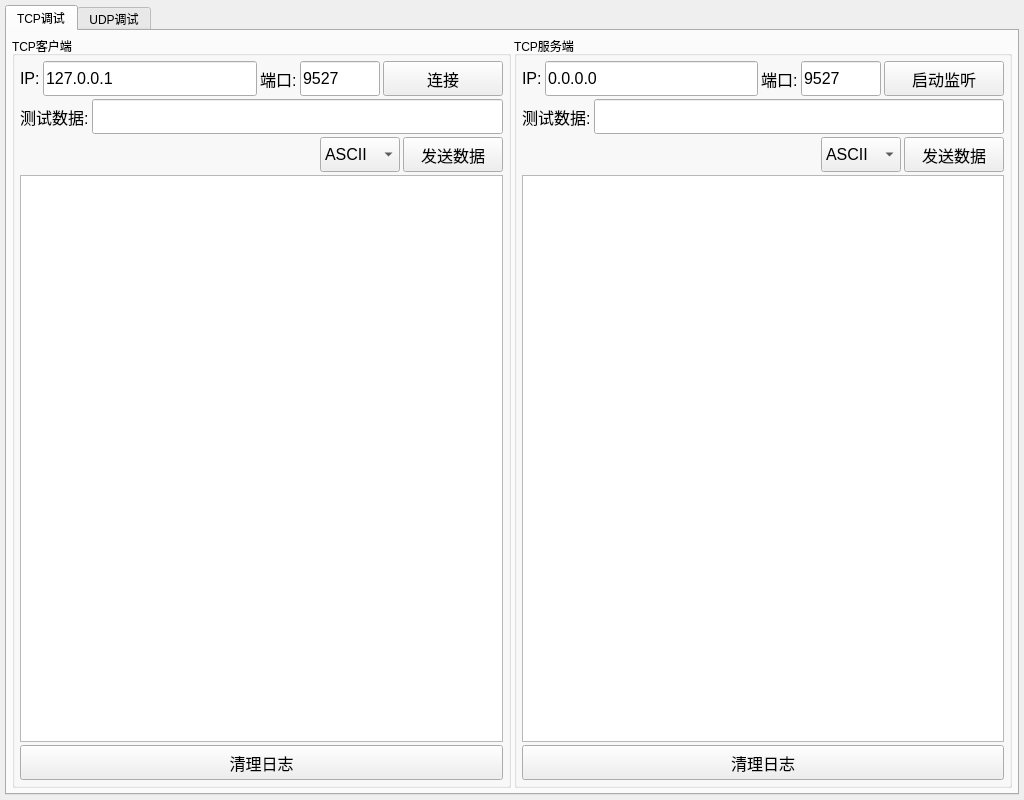
<?xml version="1.0" encoding="UTF-8"?>
<ui version="4.0">
 <class>MtMainWin</class>
 <widget class="QMainWindow" name="MtMainWin">
  <property name="geometry">
   <rect>
    <x>0</x>
    <y>0</y>
    <width>1024</width>
    <height>800</height>
   </rect>
  </property>
  <property name="windowTitle">
   <string>MtMainWin</string>
  </property>
  <widget class="QWidget" name="centralwidget">
   <layout class="QVBoxLayout" name="verticalLayout">
    <property name="spacing">
     <number>3</number>
    </property>
    <property name="leftMargin">
     <number>5</number>
    </property>
    <property name="topMargin">
     <number>5</number>
    </property>
    <property name="rightMargin">
     <number>5</number>
    </property>
    <property name="bottomMargin">
     <number>5</number>
    </property>
    <item>
     <widget class="QTabWidget" name="tabWidget">
      <property name="currentIndex">
       <number>0</number>
      </property>
      <widget class="QWidget" name="tabTcp">
       <attribute name="title">
        <string>TCP调试</string>
       </attribute>
       <layout class="QHBoxLayout" name="horizontalLayout" stretch="1,1">
        <property name="spacing">
         <number>3</number>
        </property>
        <property name="leftMargin">
         <number>5</number>
        </property>
        <property name="topMargin">
         <number>5</number>
        </property>
        <property name="rightMargin">
         <number>5</number>
        </property>
        <property name="bottomMargin">
         <number>5</number>
        </property>
        <item>
         <widget class="QGroupBox" name="gbTcpClient">
          <property name="title">
           <string>TCP客户端</string>
          </property>
          <layout class="QVBoxLayout" name="verticalLayout_3">
           <property name="spacing">
            <number>3</number>
           </property>
           <property name="leftMargin">
            <number>5</number>
           </property>
           <property name="topMargin">
            <number>5</number>
           </property>
           <property name="rightMargin">
            <number>5</number>
           </property>
           <property name="bottomMargin">
            <number>5</number>
           </property>
           <item>
            <layout class="QHBoxLayout" name="horizontalLayout_4" stretch="2,1,1">
             <item>
              <layout class="QHBoxLayout" name="horizontalLayout_2">
               <item>
                <widget class="QLabel" name="laTcpClientIp">
                 <property name="minimumSize">
                  <size>
                   <width>0</width>
                   <height>35</height>
                  </size>
                 </property>
                 <property name="font">
                  <font>
                   <pointsize>12</pointsize>
                  </font>
                 </property>
                 <property name="text">
                  <string>IP:</string>
                 </property>
                </widget>
               </item>
               <item>
                <widget class="QLineEdit" name="leTcpClientIp">
                 <property name="minimumSize">
                  <size>
                   <width>0</width>
                   <height>35</height>
                  </size>
                 </property>
                 <property name="font">
                  <font>
                   <pointsize>12</pointsize>
                  </font>
                 </property>
                 <property name="text">
                  <string>127.0.0.1</string>
                 </property>
                </widget>
               </item>
              </layout>
             </item>
             <item>
              <layout class="QHBoxLayout" name="horizontalLayout_3">
               <item>
                <widget class="QLabel" name="laTcpClientPort">
                 <property name="minimumSize">
                  <size>
                   <width>0</width>
                   <height>35</height>
                  </size>
                 </property>
                 <property name="font">
                  <font>
                   <pointsize>12</pointsize>
                  </font>
                 </property>
                 <property name="text">
                  <string>端口:</string>
                 </property>
                </widget>
               </item>
               <item>
                <widget class="QLineEdit" name="leTcpClientPort">
                 <property name="minimumSize">
                  <size>
                   <width>80</width>
                   <height>35</height>
                  </size>
                 </property>
                 <property name="font">
                  <font>
                   <pointsize>12</pointsize>
                  </font>
                 </property>
                 <property name="text">
                  <string>9527</string>
                 </property>
                </widget>
               </item>
              </layout>
             </item>
             <item>
              <widget class="QPushButton" name="btnTcpClientConn">
               <property name="minimumSize">
                <size>
                 <width>120</width>
                 <height>35</height>
                </size>
               </property>
               <property name="font">
                <font>
                 <pointsize>12</pointsize>
                </font>
               </property>
               <property name="text">
                <string>连接</string>
               </property>
              </widget>
             </item>
            </layout>
           </item>
           <item>
            <layout class="QHBoxLayout" name="horizontalLayout_5">
             <item>
              <widget class="QLabel" name="laTcpClientData">
               <property name="minimumSize">
                <size>
                 <width>0</width>
                 <height>35</height>
                </size>
               </property>
               <property name="font">
                <font>
                 <pointsize>12</pointsize>
                </font>
               </property>
               <property name="text">
                <string>测试数据:</string>
               </property>
              </widget>
             </item>
             <item>
              <widget class="QLineEdit" name="leTcpClientData">
               <property name="minimumSize">
                <size>
                 <width>0</width>
                 <height>35</height>
                </size>
               </property>
               <property name="font">
                <font>
                 <pointsize>12</pointsize>
                </font>
               </property>
              </widget>
             </item>
            </layout>
           </item>
           <item>
            <layout class="QHBoxLayout" name="horizontalLayout_6">
             <item>
              <spacer name="horizontalSpacer">
               <property name="orientation">
                <enum>Qt::Orientation::Horizontal</enum>
               </property>
               <property name="sizeHint" stdset="0">
                <size>
                 <width>40</width>
                 <height>20</height>
                </size>
               </property>
              </spacer>
             </item>
             <item>
              <widget class="QComboBox" name="cbTcpClient">
               <property name="minimumSize">
                <size>
                 <width>80</width>
                 <height>35</height>
                </size>
               </property>
               <property name="font">
                <font>
                 <pointsize>12</pointsize>
                </font>
               </property>
               <item>
                <property name="text">
                 <string>ASCII</string>
                </property>
               </item>
               <item>
                <property name="text">
                 <string>HEX</string>
                </property>
               </item>
              </widget>
             </item>
             <item>
              <widget class="QPushButton" name="btnTcpClientSend">
               <property name="minimumSize">
                <size>
                 <width>100</width>
                 <height>35</height>
                </size>
               </property>
               <property name="font">
                <font>
                 <pointsize>12</pointsize>
                </font>
               </property>
               <property name="text">
                <string>发送数据</string>
               </property>
              </widget>
             </item>
            </layout>
           </item>
           <item>
            <widget class="QPlainTextEdit" name="TcpClientLog">
             <property name="font">
              <font>
               <pointsize>10</pointsize>
              </font>
             </property>
            </widget>
           </item>
           <item>
            <widget class="QPushButton" name="btnTcpClientClrLog">
             <property name="minimumSize">
              <size>
               <width>100</width>
               <height>35</height>
              </size>
             </property>
             <property name="font">
              <font>
               <pointsize>12</pointsize>
              </font>
             </property>
             <property name="text">
              <string>清理日志</string>
             </property>
            </widget>
           </item>
          </layout>
         </widget>
        </item>
        <item>
         <widget class="QGroupBox" name="gbTcpService">
          <property name="title">
           <string>TCP服务端</string>
          </property>
          <layout class="QVBoxLayout" name="verticalLayout_2">
           <property name="spacing">
            <number>3</number>
           </property>
           <property name="leftMargin">
            <number>5</number>
           </property>
           <property name="topMargin">
            <number>5</number>
           </property>
           <property name="rightMargin">
            <number>5</number>
           </property>
           <property name="bottomMargin">
            <number>5</number>
           </property>
           <item>
            <layout class="QHBoxLayout" name="horizontalLayout_7" stretch="2,1,1">
             <item>
              <layout class="QHBoxLayout" name="horizontalLayout_8">
               <item>
                <widget class="QLabel" name="laTcpServerIp">
                 <property name="minimumSize">
                  <size>
                   <width>0</width>
                   <height>35</height>
                  </size>
                 </property>
                 <property name="font">
                  <font>
                   <pointsize>12</pointsize>
                  </font>
                 </property>
                 <property name="text">
                  <string>IP:</string>
                 </property>
                </widget>
               </item>
               <item>
                <widget class="QLineEdit" name="leTcpServerIp">
                 <property name="minimumSize">
                  <size>
                   <width>0</width>
                   <height>35</height>
                  </size>
                 </property>
                 <property name="font">
                  <font>
                   <pointsize>12</pointsize>
                  </font>
                 </property>
                 <property name="text">
                  <string>0.0.0.0</string>
                 </property>
                </widget>
               </item>
              </layout>
             </item>
             <item>
              <layout class="QHBoxLayout" name="horizontalLayout_9">
               <item>
                <widget class="QLabel" name="laTcpServerPort">
                 <property name="minimumSize">
                  <size>
                   <width>0</width>
                   <height>35</height>
                  </size>
                 </property>
                 <property name="font">
                  <font>
                   <pointsize>12</pointsize>
                  </font>
                 </property>
                 <property name="text">
                  <string>端口:</string>
                 </property>
                </widget>
               </item>
               <item>
                <widget class="QLineEdit" name="leTcpServerPort">
                 <property name="minimumSize">
                  <size>
                   <width>80</width>
                   <height>35</height>
                  </size>
                 </property>
                 <property name="font">
                  <font>
                   <pointsize>12</pointsize>
                  </font>
                 </property>
                 <property name="text">
                  <string>9527</string>
                 </property>
                </widget>
               </item>
              </layout>
             </item>
             <item>
              <widget class="QPushButton" name="btnTcpServerListen">
               <property name="minimumSize">
                <size>
                 <width>120</width>
                 <height>35</height>
                </size>
               </property>
               <property name="font">
                <font>
                 <pointsize>12</pointsize>
                </font>
               </property>
               <property name="text">
                <string>启动监听</string>
               </property>
              </widget>
             </item>
            </layout>
           </item>
           <item>
            <layout class="QHBoxLayout" name="horizontalLayout_10">
             <item>
              <widget class="QLabel" name="laTcpServerData">
               <property name="minimumSize">
                <size>
                 <width>0</width>
                 <height>35</height>
                </size>
               </property>
               <property name="font">
                <font>
                 <pointsize>12</pointsize>
                </font>
               </property>
               <property name="text">
                <string>测试数据:</string>
               </property>
              </widget>
             </item>
             <item>
              <widget class="QLineEdit" name="leTcpServerData">
               <property name="minimumSize">
                <size>
                 <width>0</width>
                 <height>35</height>
                </size>
               </property>
               <property name="font">
                <font>
                 <pointsize>12</pointsize>
                </font>
               </property>
              </widget>
             </item>
            </layout>
           </item>
           <item>
            <layout class="QHBoxLayout" name="horizontalLayout_11">
             <item>
              <spacer name="horizontalSpacer_2">
               <property name="orientation">
                <enum>Qt::Orientation::Horizontal</enum>
               </property>
               <property name="sizeHint" stdset="0">
                <size>
                 <width>40</width>
                 <height>20</height>
                </size>
               </property>
              </spacer>
             </item>
             <item>
              <widget class="QComboBox" name="cbTcpServer">
               <property name="minimumSize">
                <size>
                 <width>80</width>
                 <height>35</height>
                </size>
               </property>
               <property name="font">
                <font>
                 <pointsize>12</pointsize>
                </font>
               </property>
               <item>
                <property name="text">
                 <string>ASCII</string>
                </property>
               </item>
               <item>
                <property name="text">
                 <string>HEX</string>
                </property>
               </item>
              </widget>
             </item>
             <item>
              <widget class="QPushButton" name="btnTcpServerSend">
               <property name="minimumSize">
                <size>
                 <width>100</width>
                 <height>35</height>
                </size>
               </property>
               <property name="font">
                <font>
                 <pointsize>12</pointsize>
                </font>
               </property>
               <property name="text">
                <string>发送数据</string>
               </property>
              </widget>
             </item>
            </layout>
           </item>
           <item>
            <widget class="QPlainTextEdit" name="TcpServerLog">
             <property name="font">
              <font>
               <pointsize>10</pointsize>
              </font>
             </property>
            </widget>
           </item>
           <item>
            <widget class="QPushButton" name="btnTcpServerClrLog">
             <property name="minimumSize">
              <size>
               <width>100</width>
               <height>35</height>
              </size>
             </property>
             <property name="font">
              <font>
               <pointsize>12</pointsize>
              </font>
             </property>
             <property name="text">
              <string>清理日志</string>
             </property>
            </widget>
           </item>
          </layout>
         </widget>
        </item>
       </layout>
      </widget>
      <widget class="QWidget" name="tabUdp">
       <attribute name="title">
        <string>UDP调试</string>
       </attribute>
       <layout class="QVBoxLayout" name="verticalLayout_4">
        <property name="spacing">
         <number>3</number>
        </property>
        <property name="leftMargin">
         <number>5</number>
        </property>
        <property name="topMargin">
         <number>5</number>
        </property>
        <property name="rightMargin">
         <number>5</number>
        </property>
        <property name="bottomMargin">
         <number>5</number>
        </property>
        <item>
         <widget class="QGroupBox" name="groupBox">
          <property name="title">
           <string>UDP</string>
          </property>
          <layout class="QVBoxLayout" name="verticalLayout_5">
           <property name="spacing">
            <number>3</number>
           </property>
           <property name="leftMargin">
            <number>5</number>
           </property>
           <property name="topMargin">
            <number>5</number>
           </property>
           <property name="rightMargin">
            <number>5</number>
           </property>
           <property name="bottomMargin">
            <number>5</number>
           </property>
           <item>
            <layout class="QHBoxLayout" name="horizontalLayout_12">
             <item>
              <widget class="QLabel" name="label_3">
               <property name="minimumSize">
                <size>
                 <width>35</width>
                 <height>35</height>
                </size>
               </property>
               <property name="font">
                <font>
                 <pointsize>12</pointsize>
                </font>
               </property>
               <property name="text">
                <string>绑定端口:</string>
               </property>
              </widget>
             </item>
             <item>
              <widget class="QLineEdit" name="leUdpPort">
               <property name="minimumSize">
                <size>
                 <width>35</width>
                 <height>35</height>
                </size>
               </property>
               <property name="font">
                <font>
                 <pointsize>12</pointsize>
                </font>
               </property>
               <property name="text">
                <string>31415</string>
               </property>
              </widget>
             </item>
             <item>
              <widget class="QPushButton" name="btnUdpUnbind">
               <property name="minimumSize">
                <size>
                 <width>150</width>
                 <height>35</height>
                </size>
               </property>
               <property name="font">
                <font>
                 <pointsize>12</pointsize>
                </font>
               </property>
               <property name="text">
                <string>解绑端口</string>
               </property>
              </widget>
             </item>
             <item>
              <widget class="QPushButton" name="btnUdpBind">
               <property name="minimumSize">
                <size>
                 <width>150</width>
                 <height>35</height>
                </size>
               </property>
               <property name="font">
                <font>
                 <pointsize>12</pointsize>
                </font>
               </property>
               <property name="text">
                <string>绑定端口</string>
               </property>
              </widget>
             </item>
            </layout>
           </item>
           <item>
            <layout class="QHBoxLayout" name="horizontalLayout_13" stretch="0,2,0,1,0,0">
             <item>
              <widget class="QLabel" name="label_5">
               <property name="minimumSize">
                <size>
                 <width>35</width>
                 <height>35</height>
                </size>
               </property>
               <property name="font">
                <font>
                 <pointsize>12</pointsize>
                </font>
               </property>
               <property name="text">
                <string>接收端IP:</string>
               </property>
              </widget>
             </item>
             <item>
              <widget class="QLineEdit" name="leUdpRemoteIP">
               <property name="minimumSize">
                <size>
                 <width>35</width>
                 <height>35</height>
                </size>
               </property>
               <property name="font">
                <font>
                 <pointsize>12</pointsize>
                </font>
               </property>
              </widget>
             </item>
             <item>
              <widget class="QLabel" name="label_4">
               <property name="minimumSize">
                <size>
                 <width>35</width>
                 <height>0</height>
                </size>
               </property>
               <property name="font">
                <font>
                 <pointsize>12</pointsize>
                </font>
               </property>
               <property name="text">
                <string>端口:</string>
               </property>
              </widget>
             </item>
             <item>
              <widget class="QLineEdit" name="leUdpRemotePort">
               <property name="minimumSize">
                <size>
                 <width>35</width>
                 <height>35</height>
                </size>
               </property>
               <property name="font">
                <font>
                 <pointsize>12</pointsize>
                </font>
               </property>
              </widget>
             </item>
             <item>
              <widget class="QComboBox" name="cbUdpData">
               <property name="minimumSize">
                <size>
                 <width>150</width>
                 <height>35</height>
                </size>
               </property>
               <property name="font">
                <font>
                 <pointsize>12</pointsize>
                </font>
               </property>
               <item>
                <property name="text">
                 <string>ASCII</string>
                </property>
               </item>
               <item>
                <property name="text">
                 <string>HEX</string>
                </property>
               </item>
              </widget>
             </item>
             <item>
              <widget class="QPushButton" name="btnUdpSend">
               <property name="minimumSize">
                <size>
                 <width>150</width>
                 <height>35</height>
                </size>
               </property>
               <property name="font">
                <font>
                 <pointsize>12</pointsize>
                </font>
               </property>
               <property name="text">
                <string>发送数据</string>
               </property>
              </widget>
             </item>
            </layout>
           </item>
           <item>
            <layout class="QHBoxLayout" name="horizontalLayout_14">
             <item>
              <widget class="QLabel" name="label_6">
               <property name="minimumSize">
                <size>
                 <width>35</width>
                 <height>35</height>
                </size>
               </property>
               <property name="font">
                <font>
                 <pointsize>12</pointsize>
                </font>
               </property>
               <property name="text">
                <string>测试数据:</string>
               </property>
              </widget>
             </item>
             <item>
              <widget class="QLineEdit" name="leUdpSendData">
               <property name="minimumSize">
                <size>
                 <width>35</width>
                 <height>35</height>
                </size>
               </property>
               <property name="font">
                <font>
                 <pointsize>12</pointsize>
                </font>
               </property>
              </widget>
             </item>
            </layout>
           </item>
           <item>
            <widget class="QPlainTextEdit" name="UdpLog"/>
           </item>
           <item>
            <layout class="QHBoxLayout" name="horizontalLayout_29">
             <item>
              <spacer name="horizontalSpacer_5">
               <property name="orientation">
                <enum>Qt::Orientation::Horizontal</enum>
               </property>
               <property name="sizeHint" stdset="0">
                <size>
                 <width>40</width>
                 <height>20</height>
                </size>
               </property>
              </spacer>
             </item>
             <item>
              <widget class="QPushButton" name="btnUdpClrLog">
               <property name="minimumSize">
                <size>
                 <width>150</width>
                 <height>35</height>
                </size>
               </property>
               <property name="font">
                <font>
                 <pointsize>12</pointsize>
                </font>
               </property>
               <property name="text">
                <string>清理日志</string>
               </property>
              </widget>
             </item>
            </layout>
           </item>
          </layout>
         </widget>
        </item>
       </layout>
      </widget>
     </widget>
    </item>
   </layout>
  </widget>
 </widget>
 <resources/>
 <connections/>
</ui>
